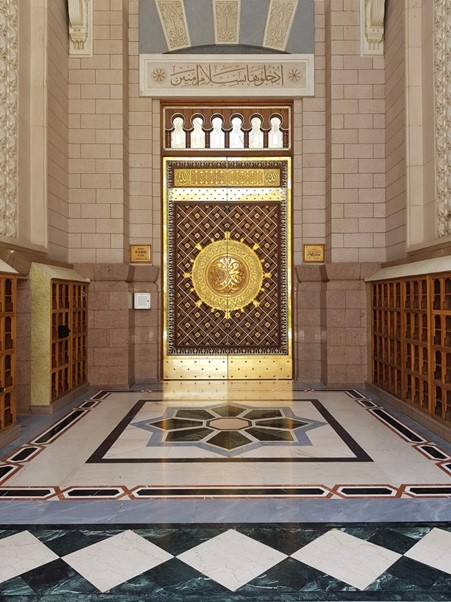
#> input picture FinalLabStudy/Picture1.jpg, 451 x 602 px, found by its file name
$ python task1.py
#> lines starting #> are read from the running program, lines starting #| are printed output that depends on the picture
from skimage import exposure, io, img_as_float,color
from skimage.filters import unsharp_mask
import numpy as np
import matplotlib.pyplot as plt

# Load the image
image = io.imread('FinalLabStudy/Picture1.jpg')
#> image is the input picture: shape (602, 451, 3); mean R, G, B 140.1, 121.2, 103.1
# plt.imshow(image)
# plt.show()

# Take input from the user
brightness_level = float(input("Enter the brightness adjustment value: "))
#> the answer given: 3
contrast_factor = float(input("Enter the contrast scaling value: "))
#> the answer given: 3
hue_adjust = int(input("Enter the hue value(by an angle): "))
#> the answer given: 3

def adjust_brightness_skimage_rgb(image, brightness_level):
    # Ensure the input image is in float format (range 0.0 to 1.0)
#> called with brightness_level = 3
    image = img_as_float(image)

    brightness_level = brightness_level/255.0

    for i in range(3):
        # Apply gamma adjustment to each channel
        image[:, :, i] = image[:, :, i] + brightness_level

    # Clip the values to stay within the range [0, 1]
    adjusted_image = np.clip(image, 0, 1)

    return adjusted_image

# Apply gamma adjustment
adjusted_image = adjust_brightness_skimage_rgb(image, brightness_level)


def adjust_contrast_rescale(image, contrast_factor, output_range=(0, 255)):
    # Ensure the image is in float format (range 0.0 to 1.0)
#> called with contrast_factor = 3, output_range = (0, 255)
    image = img_as_float(image)

    # Initialize the output image
    stretched_image = np.zeros_like(image)

    for i in range(3):
        # Apply contrast scaling to each channel
        stretched_image[:, :, i] = contrast_factor * image[:, :, i]

    return stretched_image

stretched_image = adjust_contrast_rescale(image, contrast_factor)

def adjust_hue_skimage_rgb(image, hue_adjust):
#> called with hue_adjust = 3
    image = color.rgb2hsv(image)
#> image: shape (602, 451, 3) float64; mean of channels 0, 1, 2 0.151, 0.318, 1.67

    print(image[..., 0])
#> (printed output is left out)

    # Adjust the hue by the specified angle
    image[:, :, 0] = image[:, :, 0] + hue_adjust/360.0
#> image: shape (602, 451, 3) float64; mean of channels 0, 1, 2 0.159, 0.318, 1.67

    # Convert the image back to RGB format
    adjusted_image = color.hsv2rgb(image)

    return adjusted_image

hued_image = adjust_hue_skimage_rgb(stretched_image, hue_adjust)

sharpened_image = unsharp_mask(hued_image, radius=1, amount=1)
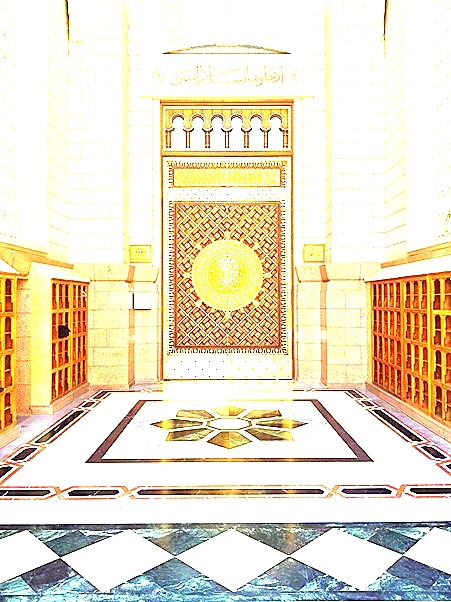
#> sharpened_image: shape (602, 451, 3) float64; mean R, G, B 0.926, 0.874, 0.781


def report():
    print("Brightness adjustment value: ", brightness_level)
    print("Contrast scaling value: ", contrast_factor)
    print("Hue value(by an angle): ", hue_adjust)
    print()
    print("1. Load the image")
    print("2. Take input from the user")
    print("3. Apply brightness adjustment")
    print("4. Apply contrast scaling")
    print("5. Apply hue adjustment")
    print("6. Apply unsharp mask")
    print("7. Display the results")
    print("8. Save the results")
    # Display the results
    fig, axes = plt.subplots(1, 5, figsize=(12, 12))
    ax = axes.ravel()

    ax[0].imshow(image)
    ax[0].set_title("Original Image")
    ax[0].axis('off')

    ax[1].imshow(adjusted_image)
    ax[1].set_title("Brightness Adjustment: " + str(brightness_level))
    ax[1].axis('off')

    ax[2].imshow(stretched_image)
    ax[2].set_title("Contrast Scaling: "+ str(contrast_factor))
    ax[2].axis('off')

    ax[3].imshow(hued_image)
    ax[3].set_title("Hue Adjustment: "+ str(hue_adjust))
    ax[3].axis('off')

    ax[4].imshow(sharpened_image)
    ax[4].set_title("Unsharp Mask")
    ax[4].axis('off')

    #Save the results
    io.imsave('FinalLabStudy/Results/task1_output.jpg', sharpened_image)
    plt.show()
